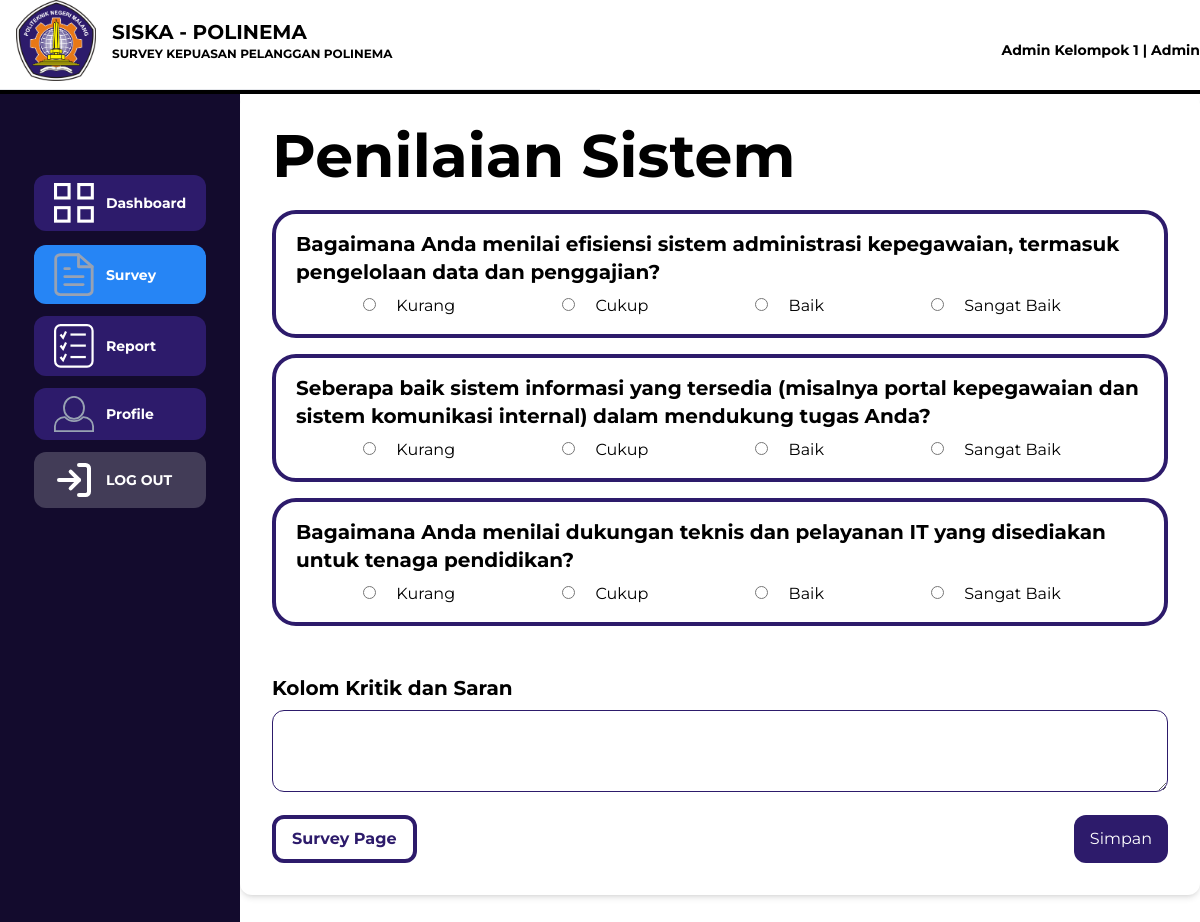
Screenshot of /tendik/penilaianSistem_Tendik.php (signed in) with the database file from the repository.
### tables this page shows
CREATE TABLE `m_survey_soal` (
  `id_soal` int(11) NOT NULL,
  `id_survey` int(11) DEFAULT NULL,
  `id_kategori` int(11) DEFAULT NULL,
  `no_urut` int(11) DEFAULT NULL,
  `soal_jenis` enum('pilihan') DEFAULT NULL,
  `soal_nama` varchar(500) DEFAULT NULL
);

### tendik/penilaianSistem_Tendik.php (the view, shortened to what this page needs)
<?php
$servername = "localhost";
$username_db = "root";
$password_db = "";
$database = "projekakhir";
$conn = new mysqli($servername, $username_db, $password_db, $database);
$sql = "SELECT s.id_soal, s.id_survey id_survey, k.kategori_nama, k.id_kategori id_kategori, soal_nama FROM m_survey_soal s LEFT JOIN m_kategori k ON s.id_kategori = k.id_kategori WHERE s.id_kategori = 3 && s.id_survey = 4;";
$result = $conn->query($sql);
?>
<!DOCTYPE html>
<html lang="en">
<script src="https://cdn.tailwindcss.com"></script>
<body>
    <div class="grid grid-cols-2">
        <div class="left relative">
            <div class="flex items-center gap-4 mb-2 ps-4">
                <img src="../aset/lambang-polinema1.png" class="w-20" />
                <div>
                    <h1 class="font-bold text-xl">SISKA - POLINEMA</h1>
                    <p class="text-xs font-bold">SURVEY KEPUASAN PELANGGAN POLINEMA</p>
                </div>
            </div>
        </div>
        <div class="text-sm text-end mt-10">
            <h1><b><?=$_SESSION['nama']?> | <?=$_SESSION['user_type']?></b></h1>
        </div>
        <hr />
    </div>
    <hr class="border-2 border-black" />
    <div class="grid grid-cols-5 h-screen">
        <div class="left bg-[#130B2d] py-20 relative">
            <ul class="grid grid-rows-3 gap-3 text-center text-sm items-center justify-center">
                <li class="px-5 py-2 bg-[#2D1B6B] font-bold text-white rounded-xl">
                    <a class="flex items-center gap-3" href="dashboardTendik.php"><img src="../aset/dashSym.svg" class="w-10" /><span>Dashboard</span></a>
                </li>
                <li class="px-5 py-2 bg-[#2685F5] font-bold text-white rounded-xl">
                    <a class="flex items-center gap-3" href="surveyTendik.php"><img src="../aset/surveySym.svg" class="w-10" /><span>Survey</span></a>
                </li>
                <li class="px-5 py-2 bg-[#2D1B6B] font-bold text-white rounded-xl">
                    <a class="flex items-center gap-3" href="reportTendik.php"><img src="../aset/ReportSym.svg" class="w-10" /><span>Report</span></a>
                </li>
                <li class="px-5 py-2 bg-[#2D1B6B] font-bold text-white rounded-xl">
                    <a class="flex items-center gap-3" href="profileTendik.php"><img src="../aset/profileSym.svg" class="w-10" /><span>Profile</span></a>
                </li>
                <li class="px-5 py-2 bg-[#423C57] font-bold text-white rounded-xl">
                    <a class="flex items-center gap-3" href="../logout.php"><img src="../aset/Logout.svg" class="w-10" /><span>LOG OUT</span></a>
                </li>
            </ul>
        </div>
        <div class="col-span-4">
        <main class="col-span-4">
        <div class="bg-white p-8 rounded-xl shadow-md">
        <h1 class="text-6xl font-bold mb-6">Penilaian Sistem</h1>
        <form action = "submitProses_Tendik.php" method= "post">
            <div class="grid gap-4 col-span-4">
                <?php
                if ($result->num_rows > 0) {
                    while($row = $result->fetch_assoc()) {
                      ?>
                <div class="border rounded-3xl px-5 py-4 border-[#2D1B6B] border-4 w-full">
                    <h2 class="text-xl font-bold mb-2"><?=$row['soal_nama']?></h2>
                    <div class="flex justify-evenly gap-6 w-full">
                    <div>
                        <input type="radio" id="<?=$row['id_kategori'].'1'?>" name="<?=$row['id_soal']?>" value="kurang"  />
                        <label for="<?=$row['id_kategori'].'1'?>" class=" text-black py-2 px-4 rounded-xl">Kurang</label>
                    </div>
                    <div>
                        <input type="radio" id="<?=$row['id_kategori'].'2'?>" name="<?=$row['id_soal']?>" value="cukup" />
                        <label for="<?=$row['id_kategori'].'2'?>" class=" text-black py-2 px-4 rounded-xl">Cukup</label>
                    </div>
                    <div>
                        <input type="radio" id="<?=$row['id_kategori'].'3'?>" name="<?=$row['id_soal']?>" value="baik" />
                        <label for="<?=$row['id_kategori'].'3'?>" class=" text-black py-2 px-4 rounded-xl">Baik</label>
                    </div>
                    <div>
                        <input type="radio" id="<?=$row['id_kategori'].'4'?>" name="<?=$row['id_soal']?>" value="sangat baik" />
                        <label for="<?=$row['id_kategori'].'4'?>" class=" text-black py-2 px-4 rounded-xl">Sangat Baik</label>
                    </div>
                    </div>
                </div>
                <?php
                    }
                  } else {
                    echo "0 results";
                  }
                ?>
            <div class="mt-8">
                <h2 class="text-xl font-bold mb-2">Kolom Kritik dan Saran</h2>
                <textarea class="w-full p-4 rounded-xl border border-[#2D1B6B]" name="saran"></textarea>
            </div>
            <div>
            <div class="flex justify-between w-full">
            <button class="bg-white text-[#2D1B6B] border-[#2D1B6B] py-2 px-4 rounded-xl border-[#2D1B6B] border-4" type="back"><a href="surveyTendik.php"><b>Survey Page</b></a></button>
            <button class="end-content bg-[#2D1B6B] text-white py-2 px-4 rounded-xl" type="submit">Simpan</button>
            </div>
            </div>
        </form>
    </div>
</main>
        </div>
    </div>
</body>
</html>

### tendik/penilaianSistem_Tendik.php (style rules this page uses)
body { font-family: "Montserrat"; font-style: normal; font-weight: 400; }

### rows the page displays
m_survey_soal: soal_nama "Bagaimana Anda menilai efisiensi sistem administrasi kepegawaian, termasuk pengelolaan data dan penggajian?"
m_survey_soal: soal_nama "Seberapa baik sistem informasi yang tersedia (misalnya portal kepegawaian dan sistem komunikasi internal) dalam mendukung tugas Anda?"
m_survey_soal: soal_nama "Bagaimana Anda menilai dukungan teknis dan pelayanan IT yang disediakan untuk tenaga pendidikan?"

### other values shown
$_SESSION['nama'] "Admin Kelompok 1"
$_SESSION['user_type'] "Admin"
